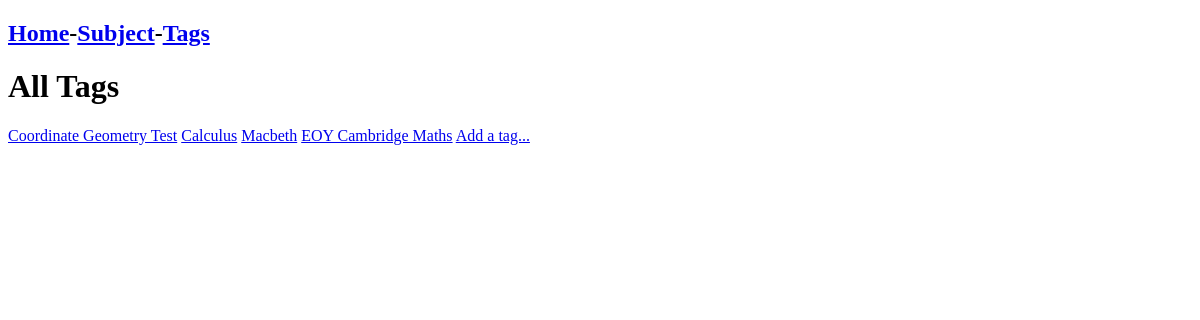
Before: /all-tags with the older database file.
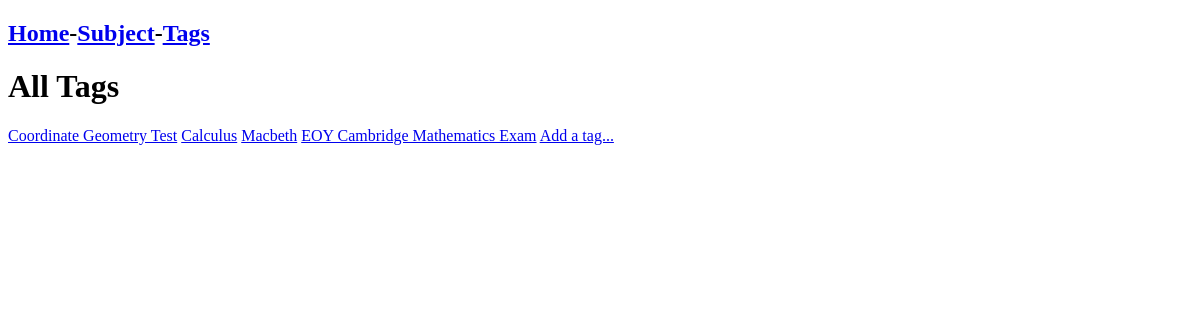
After: the same page with the newer database file.
### tables this page shows
CREATE TABLE TAG (id INTEGER PRIMARY KEY AUTOINCREMENT, name STRING, info STRING);

### routes.py (the view)
@app.route('/all-tags')
def tags():
    tags = retrievenop('SELECT id, name FROM TAG')
    return render_template('pages/tags.html',tags=tags)

### routes.py (called while the page is built)
def retrievenop(query):
    conn = sqlite3.connect('notes_app.db')
    cur = conn.cursor()
    cur.execute(query)
    results = cur.fetchall()
    conn.commit()
    return(results)

### templates/pages/tags.html
{% extends 'base_templates/layout.html' %}
{% block content %}
<h1>All Tags</h1>
{% for tag in tags %}
<a href="/tag/{{tag[0]}}">{{tag[1]}}</a>
{% endfor %}
<a href="/create-tag">Add a tag...</a>
{% endblock %}

### templates/base_templates/layout.html (shortened to what this page needs)
<!DOCTYPE html>
<html>
    <head>
        <link rel="stylesheet" href="/static/css/style.css">
    </head>
    <body>
        <nav>
            {% include "base_templates/nav.html"%}
        </nav>
        <main>
            {% block content %}
            {% endblock %}
        </main>
    </body>
</html>

### templates/base_templates/nav.html
<h1><a href="/">Home</a>-<a href="/all-subjects">Subject</a>-<a href="/all-tags">Tags</a></h1>

Changed rows visible on the page:
changed TAG: name "EOY Cambridge Maths" → "EOY Cambridge Mathematics Exam"
